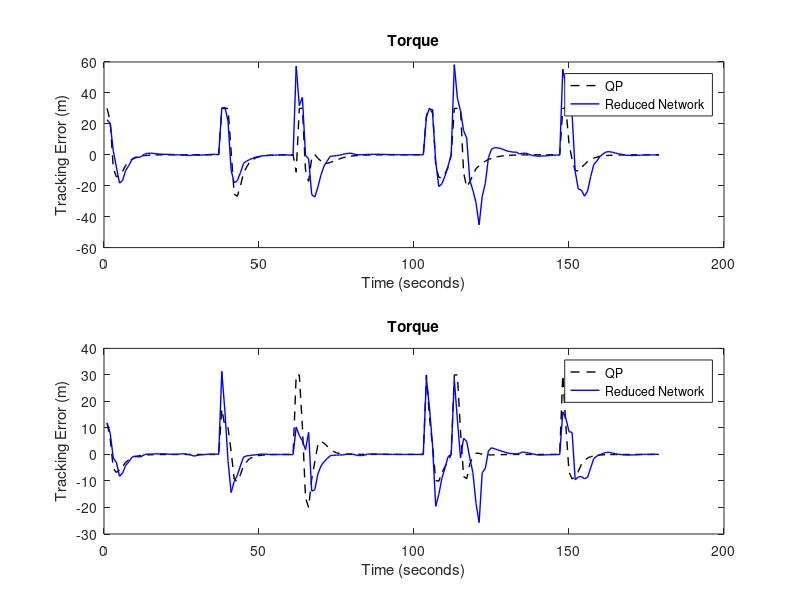

Here is the MATLAB script that generated this plot:
data = load('arm_rl_action.txt');
[n, m] = size(data);

action_size = m / 2;
coach_idx = 1;
student_idx = action_size + 1;

line_width = 1;
for i = 1:2
    subplot(2, 1, i);
    plot(data(:,coach_idx + i - 1), 'k--', 'LineWidth', line_width);
    hold on;
    plot(data(:,student_idx + i - 1), 'b-', 'LineWidth', line_width);
    hold off;

    title('Torque');
    xlabel('Time (seconds)');
    ylabel('Tracking Error (m)');

    legend('QP', 'Reduced Network');
end